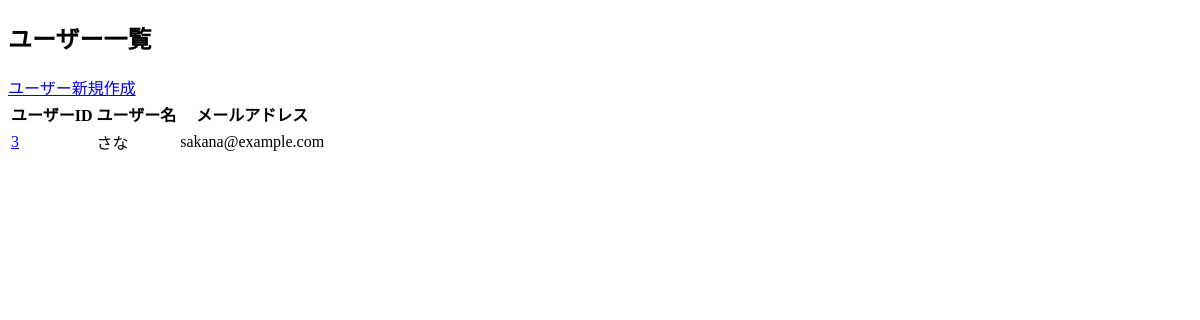
Before: /crud/users (signed in) with the older database file.
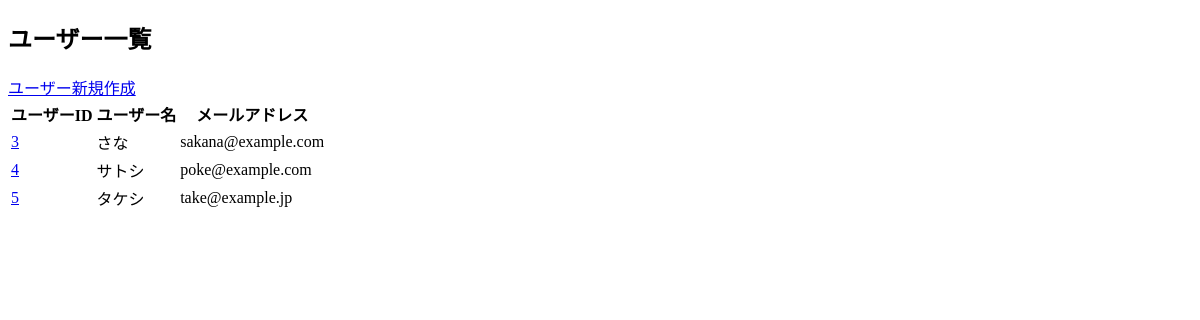
After: the same page with the newer database file.
### apps/crud/models.py (models this page shows, shortened)
class User(db.Model, UserMixin):
    __tablename__ = 'users'
    id = db.Column(db.Integer, primary_key=True)
    username = db.Column(db.String, index=True)
    email = db.Column(db.String, unique=True, index=True)
    password_hash = db.Column(db.String)
    created_at = db.Column(db.DateTime, default=datetime.now)
    updated_at = db.Column(db.DateTime, default=datetime.now, onupdate=datetime.now)
    @property
    def password(self):
        raise AttributeError('読み取り不可')

### apps/crud/views.py (the view)
@crud.route('/users')
@login_required
def users():
    users = User.query.all()
    return render_template('crud/index.html', users=users)

### apps/crud/models.py (called while the page is built)
@login_manager.user_loader
def load_user(user_id):
    return User.query.get(user_id)

### apps/crud/templates/crud/index.html (shortened to what this page needs)
{% extends 'crud/base.html' %}
{% block content %}
<h2>ユーザー一覧</h2>
<a href="{{ url_for('crud.create_user')}}">ユーザー新規作成</a>
<table>
    <tr>
        <th>ユーザーID</th>
        <th>ユーザー名</th>
        <th>メールアドレス</th>
    </tr>
    {% for user in users %}
    <tr>
        <td><a href="{{ url_for('crud.edit_user', user_id=user.id) }}">{{ user.id }}</a></td>
        <td>{{ user.username }}</td>
        <td>{{ user.email }}</td>
    </tr>
    {% endfor %}
</table>
{% endblock %}

### apps/crud/templates/crud/base.html (shortened to what this page needs)
<!DOCTYPE html>
<html lang="ja">
<head>
</head>
<body>
    {% block content %}
    {% endblock %}
</body>
</html>

Changed rows visible on the page:
added User: id "4", username "サトシ", email "poke@example.com"
added User: id "5", username "タケシ", email "take@example.jp"
